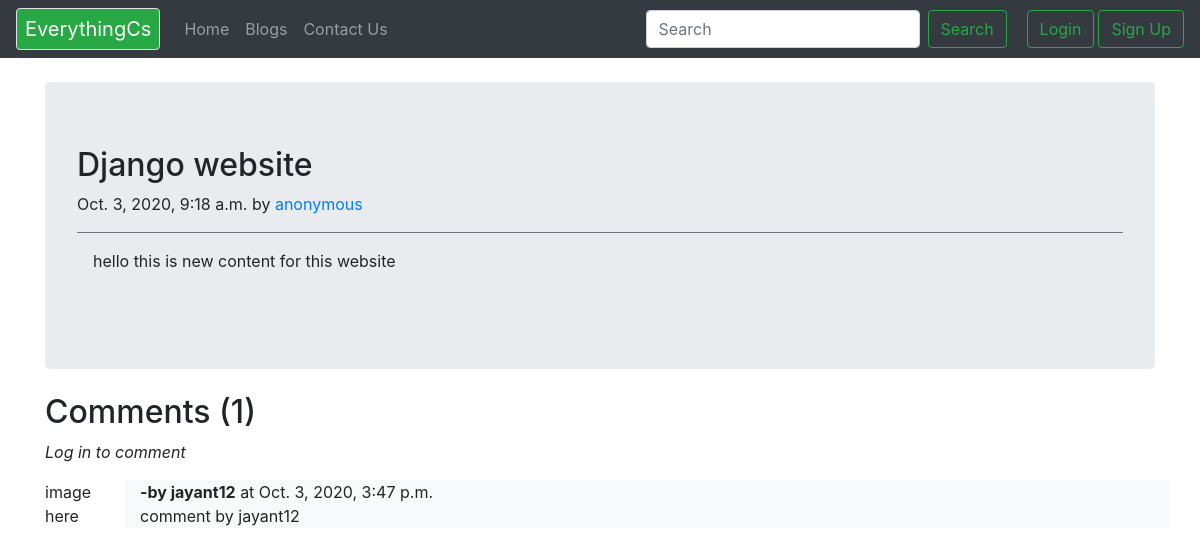
/blog/django-website, run on the app's committed database.
### blog/models.py (models this page shows, shortened)
class Post(models.Model):
    sno = models.AutoField(primary_key=True)
    title = models.CharField(max_length=50)
    content = models.TextField()
    author = models.CharField(max_length=50)
    slug = models.SlugField(max_length=200)
    timeStamp = models.DateTimeField(auto_now_add=True)
    class Meta:
        ordering = ['-timeStamp']

class BlogComment(models.Model):
    sno = models.AutoField(primary_key=True)
    comment = models.TextField()
    user = models.ForeignKey(User, on_delete=models.CASCADE)
    post = models.ForeignKey(Post, on_delete=models.CASCADE)
    parent = models.ForeignKey('self', on_delete=models.CASCADE, null=True)
    timestamp = models.DateTimeField(auto_now_add=True)
    class Meta:
        ordering = ['-timestamp']

### blog/views.py (the view)
# urls.py: path('<str:slug>', views.blogPost, name='blogpost'),
def blogPost(request, slug):
    post = Post.objects.filter(slug=slug).first()
    comments = BlogComment.objects.filter(post=post)
    print(request.user)
    context = {'post': post, 'comments': comments, 'user': request.user}
    return render(request, 'blog/blogPost.html', context)

### templates/blog/blogPost.html (shortened to what this page needs)
{% extends 'base.html' %}
{% block body %}
<div class="container ">
  <div class="jumbotron my-4 ">
    <div class="blog-post">
      <h2 class="blog-post-title">{{post.title}}</h2>
      <p class="blog-post-meta">{{post.timeStamp}} by <a href="#">{{post.author}}</a></p>
      <div class="post-content border-top border-secondary p-3 text-justify">
         <p>{{post.content}}</p>
      </div>
    </div>
  </div>
</div>
<div>
  <div class="container">
  {% if user.is_authenticated %}
  <form action="/blog/postComment" method='post'>
      <form>
      <h2 class = 'my-2'>Comments({{comments.count}})</h2>
        <div class="form-group">
          {% csrf_token %}
          <label for="exampleInputEmail1">post comment </label>
          <input type="text" class="form-control" name='comment' placeholder='type here'>
          <input type="hidden" name="postSno" value="{{post.sno}}">
        </div>
        <button type="submit" class="btn btn-primary">comment</button>
      </form>
       {% for comment in comments %}
      <div class="row my-3">
        <div class="col-md-1">image here</div>
        <div class="col-md-11 bg-light">
        <b>-by {{comment.user.username}}</b> at {{comment.timestamp}}
        <div>
        {{comment.comment}}
        </div>
        </div>
      </div>
      {% endfor %}
  {% else %}
  <h2 class = 'my-2'>Comments ({{comments.count}})</h2>
  <i>Log in to comment</i>
  {% for comment in comments %}
      <div class="row my-3">
        <div class="col-md-1">image here</div>
        <div class="col-md-11 bg-light">
        <b>-by {{comment.user.username}}</b> at {{comment.timestamp}}
        <div>
        {{comment.comment}}
        </div>
        </div>
      </div>
      {% endfor %}
  {% endif %}
  </div>
</div>
{% endblock body %}

### data on the page
Post: title "Django website", timeStamp "Oct. 3, 2020, 9:18 a.m.", author "anonymous", content "hello this is new content for this website"
BlogComment: user.username "jayant12", timestamp "Oct. 3, 2020, 3:47 p.m.", comment "comment by jayant12"

### other printed values
{{ comments.count }} "1"
